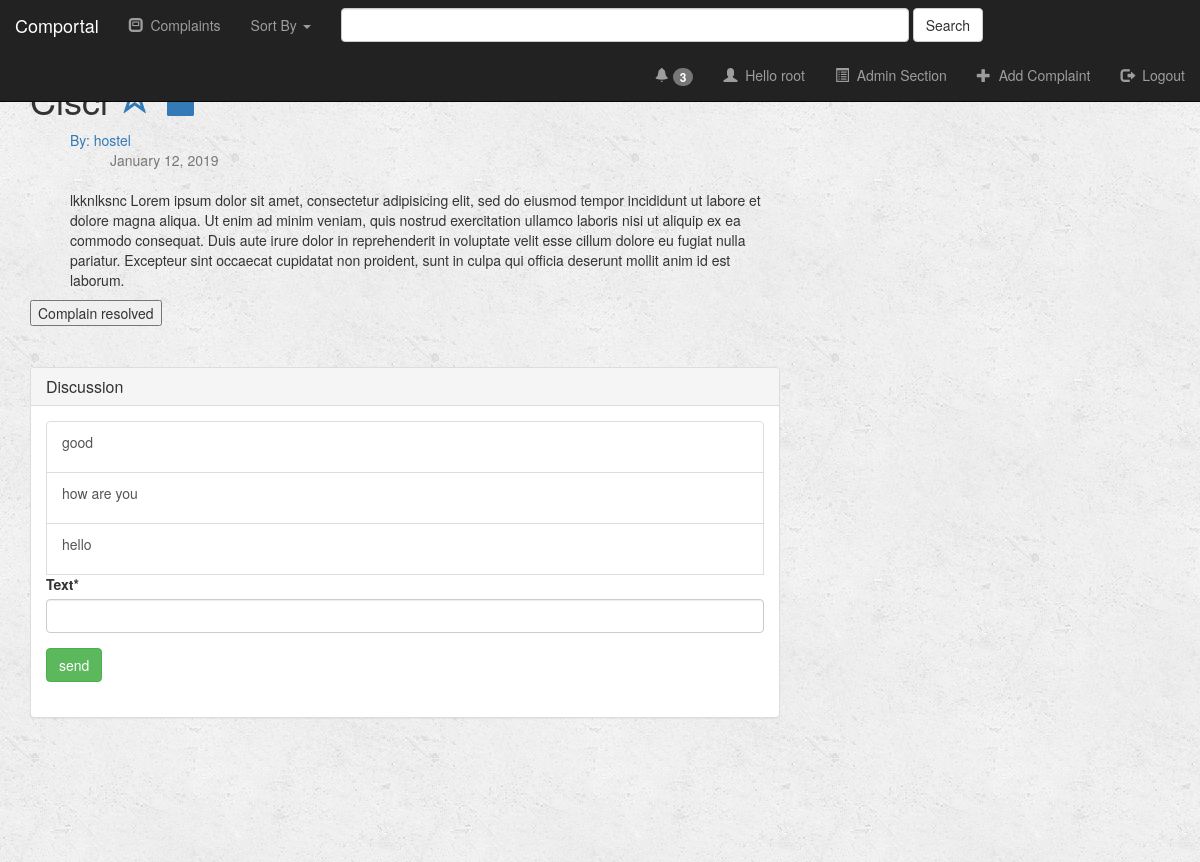
The app's page /4/ (signed in) with its own data.
### users_auth/models.py (models this page shows, shortened)
class CustomUser(AbstractBaseUser, PermissionsMixin):
    GENDERS = (('M', 'Male'), ('F', 'Female'))
    username = models.CharField(max_length=50, unique=True)
    email = models.EmailField(blank=True)
    name = models.CharField(max_length=200, blank=True)
    mobile = models.CharField(max_length=10,
                              validators=[RegexValidator(regex=r'[0-9]{10}', message='Invalid Mobile Number')], blank=True)
    gender = models.CharField(max_length=1, choices=GENDERS, default='M')
    registration_number = models.CharField('Registration number',max_length=8,
                              validators=[RegexValidator(regex=r'[0-9]{8}', message='Invalid Registration Number')])
    admin = models.CharField(max_length=1, default='N')
    password = models.CharField('password', max_length=128, validators=[validate_password])
    is_active = models.BooleanField(default=True, verbose_name='Active',
                                    help_text='Designates whether this user should be treated as active. '
                                              'Unselect this instead of deleting accounts.')
    is_admin = models.BooleanField(default=False, verbose_name='Staff status',
                                   help_text='Designates whether the user can log into this admin site.')
    image = models.ImageField(default='default.jpg', upload_to='profile_pics')
    notifications = models.IntegerField(default=0)
    noti_messages = models.CharField(max_length=500, blank = True)
    USERNAME_FIELD = 'username'
    EMAIL_FIELD = 'email'
    objects= CustomUserManager()
    def __str__(self):
        return self.username

### comportal/models.py (models this page shows, shortened)
class Complain(models.Model):
    title = models.CharField(max_length=200)
    AREA_CHOICES = (
        ('H', 'hostel'),
        ('A', 'academics'),
        ('C', 'colony'),
    )
    area = models.CharField(
        max_length=1,
        choices=AREA_CHOICES,
        default='H'
         )
    TAGS_CHOICES = (
        ('G', 'green campus'),
        ('E', 'electrical'),
        ('C', 'civil'),
    )
    tags = models.CharField(
        max_length=1,
        choices=TAGS_CHOICES,
        default='G'
         )
    TYPE_CHOICES = (
        ('I', 'individual'),
        ('G', 'general'),
    )
    type = models.CharField(
        max_length=1,
        choices=TYPE_CHOICES,
        default='G'
         )
    details = models.TextField(blank=True)
    pub_date = models.DateTimeField(auto_now=True)
    avail = models.CharField(max_length=200, blank=True)
    status = models.IntegerField(default=0)
    by = models.ForeignKey(CustomUser, on_delete = models.CASCADE, related_name='profile')
    priority = models.IntegerField(default=0)
    NEED_CHOICES = (
        ('R', 'repair'),
        ('C', 'change'),
    )
    need = models.CharField(
        max_length=1,
        choices=NEED_CHOICES,
        default='R'
         )

class Post(models.Model):
    complain = models.ForeignKey(Complain, on_delete = models.CASCADE, related_name='comments')
    text = models.CharField(max_length=500)
    pub_date = models.DateTimeField(auto_now=True)
    by = models.CharField(max_length=50)

### comportal/views.py (the view)
# urls.py: path('<int:pk>/', views.detailViewNew, name='detail'),
@login_required
def detailViewNew(request, pk):
    complain = get_object_or_404(Complain, id=pk)
    if request.method == "POST":
        form = PostForm(request.POST)
        if form.is_valid():
            post = form.save(commit = False)
            post.complain = complain
            post.by = request.user
            post.save()
            request.user.notifications =request.user.notifications+1
            request.user.noti_messages =  request.user.noti_messages+'<li>You have some unread discussions in <a href="'+reverse('comportal:detail', kwargs={'pk': pk})+'">'+str(complain.title)+'</a>'
            request.user.save()
            return HttpResponseRedirect(reverse('comportal:detail', kwargs={'pk': pk}))
    else:
        form = PostForm()
    key = str(pk)+str(request.user.id)
    value = True
    if key in request.COOKIES:
        value = False
    allow = False
    if str(request.user) == str(complain.by) or request.user.admin == complain.area:
        allow = True
    print(allow)
    return render(request, 'comportal/add_post.html', {'form':form,'complain':complain, 'priority':value, 'discuss':allow})

### comportal/forms.py
class PostForm(forms.ModelForm):
    class Meta:
        model = Post
        fields = ['text',]

### comportal/templates/comportal/add_post.html (shortened to what this page needs)
{% extends "comportal/base.html" %}
{% load crispy_forms_tags %}
{% block content %}
<div class="col-md-8">
    <h1>{{ complain.title|title}}
        {% if priority %}
            <a href= "{% url "comportal:prioritize" pk=complain.id %}">
            </a>
        {% else %}
            <span class="glyphicon glyphicon-star" aria-hidden="true">
        {% endif %}
            <a href= "{% url "comportal:complain-pdf" pk=complain.id %}">
            </a>
    </h1>
    <ul>
        <a href="{% url 'comportal:user-complains' complain.by %}" >By: {{ complain.by }}</a><br>
        <ul class="text-muted">{{ complain.pub_date|date:"F d, Y" }}</ul><br>
        {{complain.details}}
        {% lorem %}
    </ul>
    {% if user.admin == complain.area %}
        {% if  complain.status == 0 %}
        <a href="{% url 'comportal:process' complain.id %}" ><button class="btn-primary">take action</button></a>
        {% elif complain.status == 1 %}
        <a href="{% url 'comportal:done' complain.id %}" ><button class="btn-success">resolved</button></a>
        {% else %}
        <button class="btn-outline-primary">Complain resolved</button>
        {% endif %}
    {% endif %}
    <hr>
    {% if user.admin == complain.area or user.get_username == complain.by %}
        <div class="panel panel-default">
            <div class="panel-heading">
                <h3 class="panel-title">Discussion</h3>
            </div>
            <div class="panel-body">
                <div class="list-group">
                    {% for post in complain.comments.all %}
                    <button type="button" class="list-group-item">{{post.text|safe|linebreaks}}</button>
                    {% endfor %}
                {% if discuss %}
                    <form method="POST" >
                        {{ form|crispy }}
                        <button type="submit" class="btn btn-success">send</button>
                    </form>
                {% endif %}
                </div>
            </div>
        </div>
    {% endif %}
</div>
{% endblock %}

### comportal/templates/comportal/base.html (shortened to what this page needs)
<!DOCTYPE html>
<html lang="en">
<head>
    {% load staticfiles %}
    <link rel="stylesheet" type="text/css" href="{% static 'comportal/style.css' %}">
    <link rel="stylesheet" href="{% static 'comportal/bootstrap-3.3.7-dist/css/bootstrap.min.css' %}">
</head>
<body>
    <header>
        <nav class="navbar navbar-inverse navbar-fixed-top">
            <div class="container-fluid">
                <div class="navbar-header">
                    <a class="navbar-brand" href="{% url 'comportal:index' %}">Comportal</a>
                </div>
                <div class="collapse navbar-collapse" id="topNavBar">
                    <ul class="nav navbar-nav">
                        <li><a href="{% url 'comportal:index' %}"><span class="glyphicon glyphicon-modal-window" aria-hidden="true"></span>&nbsp; Complaints</a></li>
                        <li class="dropdown">
                            <a href="#" class="dropdown-toggle" data-toggle="dropdown" role="button" aria-haspopup="true" aria-expanded="false">Sort By <span class="caret"></span></a>
                        </li>
                    </ul>
                    <form class="navbar-form navbar-left" role="search" method="get" action="{% url 'comportal:index' %}">
                        <div class="form-group">
                            <input type="text" class="form-control" size ="70" name="q" value="{{ request.GET.q }}">
                        </div>
                        <button type="submit" class="btn btn-default">Search</button>
                    </form>
                    {% if user.is_authenticated%}
                        <ul class="nav navbar-nav navbar-right">
                            <li>
                                <a data-toggle="modal" href="#myModal" class="button">
                                    <span class="glyphicon glyphicon-bell" aria-hidden="true"></span>
                                    {% if user.notifications > 0  %}
                                        <span class="badge">{{user.notifications}}</span>
                                    {% endif %}
                                </a>
                            </li>
                            <li>
                                <a href="{% url 'users_auth:user-profile' %}">
                                    <span class="glyphicon glyphicon-user" aria-hidden="true"></span>&nbsp; Hello {{user.get_username}}
                                </a>
                            </li>
                            <li>
                                {% if user.admin == 'N'%}
                                {% else %}
                                <a href="{% url 'comportal:admin-sec' %}">
                                    <span class="glyphicon glyphicon-list-alt" aria-hidden="true"></span>&nbsp; Admin Section
                                </a>
                                {% endif %}
                            </li>
                            <li>
                                <a href="{% url 'comportal:newcomplain' %}">
                                    <span class="glyphicon glyphicon-plus" aria-hidden="true"></span>&nbsp; Add Complaint
                                </a>
                            </li>
                            <li>
                                <a href="{% url 'logout' %}">
                                    <span class="glyphicon glyphicon-log-out" aria-hidden="true"></span>&nbsp; Logout
                                </a>
                            </li>
                        </ul>
                    {% endif %}
                </div>
            </div>
        </nav>
    </header>
    <main role="main" class="container">
      <div class="row">
          {% block content %}{% endblock %}
      </div>
      <hr>
      <hr>
    </main>
    <hr>
    <hr>
</body>
</html>

### comportal/static/comportal/style.css (style rules this page uses)
body { background: white url("./background.png"); }
body .container { margin-top: 5%; }

### records on screen
CustomUser: notifications "3", get_username "root"
Complain: by "hostel", pub_date "January 12, 2019", details "lkknlksnc"
Post: text "good"
Post: text "how are you"
Post: text "hello"
